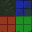

A level layout from a 2D game, rendered from its tile map. Below: a short description, then the map file with its tile-grid data intact:
An orthogonal 2x2 tile map with 16x16 px tiles, 1 tile layer (Tile Layer 1).

<map version="1.10" tiledversion="1.10.2" orientation="orthogonal" renderorder="right-down" width="2" height="2" tilewidth="16" tileheight="16" infinite="0" nextlayerid="2" nextobjectid="1">
 <tileset firstgid="1" source="Dungeon Prison.tsx" />
 <layer id="1" name="Tile Layer 1" width="2" height="2">
  <data encoding="csv">
37,506,
502,508
</data>
 </layer>
</map>